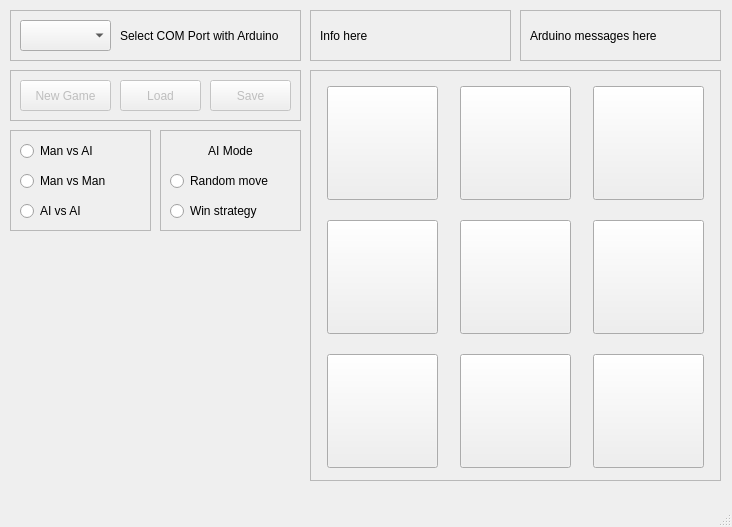
<?xml version="1.0" encoding="UTF-8"?>
<ui version="4.0">
 <class>MainWindow</class>
 <widget class="QMainWindow" name="MainWindow">
  <property name="geometry">
   <rect>
    <x>0</x>
    <y>0</y>
    <width>732</width>
    <height>527</height>
   </rect>
  </property>
  <property name="windowTitle">
   <string>MainWindow</string>
  </property>
  <widget class="QWidget" name="centralwidget">
   <widget class="QFrame" name="frame_main_buttons">
    <property name="enabled">
     <bool>true</bool>
    </property>
    <property name="geometry">
     <rect>
      <x>10</x>
      <y>70</y>
      <width>291</width>
      <height>51</height>
     </rect>
    </property>
    <property name="frameShape">
     <enum>QFrame::Shape::StyledPanel</enum>
    </property>
    <property name="frameShadow">
     <enum>QFrame::Shadow::Raised</enum>
    </property>
    <widget class="QPushButton" name="newButton">
     <property name="enabled">
      <bool>false</bool>
     </property>
     <property name="geometry">
      <rect>
       <x>10</x>
       <y>10</y>
       <width>91</width>
       <height>31</height>
      </rect>
     </property>
     <property name="text">
      <string>New Game</string>
     </property>
    </widget>
    <widget class="QPushButton" name="loadButton">
     <property name="enabled">
      <bool>false</bool>
     </property>
     <property name="geometry">
      <rect>
       <x>110</x>
       <y>10</y>
       <width>81</width>
       <height>31</height>
      </rect>
     </property>
     <property name="text">
      <string>Load</string>
     </property>
    </widget>
    <widget class="QPushButton" name="saveButton">
     <property name="enabled">
      <bool>false</bool>
     </property>
     <property name="geometry">
      <rect>
       <x>200</x>
       <y>10</y>
       <width>81</width>
       <height>31</height>
      </rect>
     </property>
     <property name="text">
      <string>Save</string>
     </property>
    </widget>
   </widget>
   <widget class="QFrame" name="frame_port">
    <property name="enabled">
     <bool>true</bool>
    </property>
    <property name="geometry">
     <rect>
      <x>10</x>
      <y>10</y>
      <width>291</width>
      <height>51</height>
     </rect>
    </property>
    <property name="frameShape">
     <enum>QFrame::Shape::StyledPanel</enum>
    </property>
    <property name="frameShadow">
     <enum>QFrame::Shadow::Raised</enum>
    </property>
    <widget class="QComboBox" name="comboBoxPorts">
     <property name="geometry">
      <rect>
       <x>10</x>
       <y>10</y>
       <width>91</width>
       <height>31</height>
      </rect>
     </property>
     <property name="placeholderText">
      <string>Select Port</string>
     </property>
     <property name="modelColumn">
      <number>0</number>
     </property>
    </widget>
    <widget class="QLabel" name="labelPort">
     <property name="geometry">
      <rect>
       <x>110</x>
       <y>10</y>
       <width>171</width>
       <height>31</height>
      </rect>
     </property>
     <property name="autoFillBackground">
      <bool>false</bool>
     </property>
     <property name="text">
      <string>Select COM Port with Arduino</string>
     </property>
    </widget>
   </widget>
   <widget class="QFrame" name="frame_stats">
    <property name="geometry">
     <rect>
      <x>310</x>
      <y>10</y>
      <width>201</width>
      <height>51</height>
     </rect>
    </property>
    <property name="frameShape">
     <enum>QFrame::Shape::StyledPanel</enum>
    </property>
    <property name="frameShadow">
     <enum>QFrame::Shadow::Raised</enum>
    </property>
    <widget class="QLabel" name="label_pc_msg">
     <property name="geometry">
      <rect>
       <x>10</x>
       <y>10</y>
       <width>141</width>
       <height>31</height>
      </rect>
     </property>
     <property name="text">
      <string>Info here</string>
     </property>
    </widget>
    <widget class="QLabel" name="label_info_icon">
     <property name="geometry">
      <rect>
       <x>160</x>
       <y>10</y>
       <width>31</width>
       <height>31</height>
      </rect>
     </property>
     <property name="text">
      <string/>
     </property>
     <property name="pixmap">
      <pixmap resource="resources.qrc">:/resources/assets/info.png</pixmap>
     </property>
     <property name="scaledContents">
      <bool>true</bool>
     </property>
    </widget>
   </widget>
   <widget class="QFrame" name="frame_game_modes">
    <property name="enabled">
     <bool>true</bool>
    </property>
    <property name="geometry">
     <rect>
      <x>10</x>
      <y>130</y>
      <width>141</width>
      <height>101</height>
     </rect>
    </property>
    <property name="frameShape">
     <enum>QFrame::Shape::StyledPanel</enum>
    </property>
    <property name="frameShadow">
     <enum>QFrame::Shadow::Raised</enum>
    </property>
    <widget class="QRadioButton" name="radioButton_mai">
     <property name="geometry">
      <rect>
       <x>10</x>
       <y>10</y>
       <width>121</width>
       <height>22</height>
      </rect>
     </property>
     <property name="autoFillBackground">
      <bool>true</bool>
     </property>
     <property name="text">
      <string>Man vs AI</string>
     </property>
    </widget>
    <widget class="QRadioButton" name="radioButton_mvm">
     <property name="geometry">
      <rect>
       <x>10</x>
       <y>40</y>
       <width>121</width>
       <height>22</height>
      </rect>
     </property>
     <property name="autoFillBackground">
      <bool>true</bool>
     </property>
     <property name="text">
      <string>Man vs Man</string>
     </property>
    </widget>
    <widget class="QRadioButton" name="radioButton_ava">
     <property name="geometry">
      <rect>
       <x>10</x>
       <y>70</y>
       <width>121</width>
       <height>22</height>
      </rect>
     </property>
     <property name="autoFillBackground">
      <bool>true</bool>
     </property>
     <property name="text">
      <string>AI vs AI</string>
     </property>
    </widget>
   </widget>
   <widget class="QFrame" name="frame_board">
    <property name="geometry">
     <rect>
      <x>310</x>
      <y>70</y>
      <width>411</width>
      <height>411</height>
     </rect>
    </property>
    <property name="frameShape">
     <enum>QFrame::Shape::StyledPanel</enum>
    </property>
    <property name="frameShadow">
     <enum>QFrame::Shadow::Raised</enum>
    </property>
    <widget class="QLabel" name="labelBoard">
     <property name="geometry">
      <rect>
       <x>10</x>
       <y>10</y>
       <width>394</width>
       <height>394</height>
      </rect>
     </property>
     <property name="autoFillBackground">
      <bool>false</bool>
     </property>
     <property name="text">
      <string/>
     </property>
     <property name="pixmap">
      <pixmap resource="resources.qrc">:/resources/assets/board_c.png</pixmap>
     </property>
     <property name="scaledContents">
      <bool>true</bool>
     </property>
    </widget>
    <widget class="QPushButton" name="button_22">
     <property name="geometry">
      <rect>
       <x>150</x>
       <y>150</y>
       <width>111</width>
       <height>114</height>
      </rect>
     </property>
     <property name="text">
      <string/>
     </property>
     <property name="iconSize">
      <size>
       <width>100</width>
       <height>100</height>
      </size>
     </property>
    </widget>
    <widget class="QPushButton" name="button_12">
     <property name="geometry">
      <rect>
       <x>150</x>
       <y>16</y>
       <width>111</width>
       <height>114</height>
      </rect>
     </property>
     <property name="text">
      <string/>
     </property>
     <property name="iconSize">
      <size>
       <width>100</width>
       <height>100</height>
      </size>
     </property>
    </widget>
    <widget class="QPushButton" name="button_32">
     <property name="geometry">
      <rect>
       <x>150</x>
       <y>284</y>
       <width>111</width>
       <height>114</height>
      </rect>
     </property>
     <property name="text">
      <string/>
     </property>
     <property name="iconSize">
      <size>
       <width>100</width>
       <height>100</height>
      </size>
     </property>
    </widget>
    <widget class="QPushButton" name="button_11">
     <property name="geometry">
      <rect>
       <x>17</x>
       <y>16</y>
       <width>111</width>
       <height>114</height>
      </rect>
     </property>
     <property name="text">
      <string/>
     </property>
     <property name="iconSize">
      <size>
       <width>100</width>
       <height>100</height>
      </size>
     </property>
    </widget>
    <widget class="QPushButton" name="button_21">
     <property name="geometry">
      <rect>
       <x>17</x>
       <y>150</y>
       <width>111</width>
       <height>114</height>
      </rect>
     </property>
     <property name="text">
      <string/>
     </property>
     <property name="iconSize">
      <size>
       <width>100</width>
       <height>100</height>
      </size>
     </property>
    </widget>
    <widget class="QPushButton" name="button_31">
     <property name="geometry">
      <rect>
       <x>17</x>
       <y>284</y>
       <width>111</width>
       <height>114</height>
      </rect>
     </property>
     <property name="text">
      <string/>
     </property>
     <property name="iconSize">
      <size>
       <width>100</width>
       <height>100</height>
      </size>
     </property>
    </widget>
    <widget class="QPushButton" name="button_13">
     <property name="geometry">
      <rect>
       <x>283</x>
       <y>16</y>
       <width>111</width>
       <height>114</height>
      </rect>
     </property>
     <property name="text">
      <string/>
     </property>
     <property name="iconSize">
      <size>
       <width>100</width>
       <height>100</height>
      </size>
     </property>
    </widget>
    <widget class="QPushButton" name="button_23">
     <property name="geometry">
      <rect>
       <x>283</x>
       <y>150</y>
       <width>111</width>
       <height>114</height>
      </rect>
     </property>
     <property name="text">
      <string/>
     </property>
     <property name="iconSize">
      <size>
       <width>100</width>
       <height>100</height>
      </size>
     </property>
    </widget>
    <widget class="QPushButton" name="button_33">
     <property name="geometry">
      <rect>
       <x>283</x>
       <y>284</y>
       <width>111</width>
       <height>114</height>
      </rect>
     </property>
     <property name="text">
      <string/>
     </property>
     <property name="iconSize">
      <size>
       <width>100</width>
       <height>100</height>
      </size>
     </property>
    </widget>
   </widget>
   <widget class="QFrame" name="frame_ai_modes">
    <property name="enabled">
     <bool>true</bool>
    </property>
    <property name="geometry">
     <rect>
      <x>160</x>
      <y>130</y>
      <width>141</width>
      <height>101</height>
     </rect>
    </property>
    <property name="frameShape">
     <enum>QFrame::Shape::StyledPanel</enum>
    </property>
    <property name="frameShadow">
     <enum>QFrame::Shadow::Raised</enum>
    </property>
    <widget class="QRadioButton" name="radioButton_ws">
     <property name="geometry">
      <rect>
       <x>10</x>
       <y>70</y>
       <width>121</width>
       <height>22</height>
      </rect>
     </property>
     <property name="autoFillBackground">
      <bool>true</bool>
     </property>
     <property name="text">
      <string>Win strategy</string>
     </property>
    </widget>
    <widget class="QRadioButton" name="radioButton_rm">
     <property name="geometry">
      <rect>
       <x>10</x>
       <y>40</y>
       <width>121</width>
       <height>22</height>
      </rect>
     </property>
     <property name="autoFillBackground">
      <bool>true</bool>
     </property>
     <property name="text">
      <string>Random move</string>
     </property>
    </widget>
    <widget class="QLabel" name="label">
     <property name="geometry">
      <rect>
       <x>10</x>
       <y>10</y>
       <width>121</width>
       <height>21</height>
      </rect>
     </property>
     <property name="text">
      <string>AI Mode</string>
     </property>
     <property name="textFormat">
      <enum>Qt::TextFormat::AutoText</enum>
     </property>
     <property name="scaledContents">
      <bool>false</bool>
     </property>
     <property name="alignment">
      <set>Qt::AlignmentFlag::AlignCenter</set>
     </property>
     <property name="wordWrap">
      <bool>false</bool>
     </property>
    </widget>
   </widget>
   <widget class="QFrame" name="frame_2">
    <property name="geometry">
     <rect>
      <x>520</x>
      <y>10</y>
      <width>201</width>
      <height>51</height>
     </rect>
    </property>
    <property name="autoFillBackground">
     <bool>false</bool>
    </property>
    <property name="frameShape">
     <enum>QFrame::Shape::StyledPanel</enum>
    </property>
    <property name="frameShadow">
     <enum>QFrame::Shadow::Raised</enum>
    </property>
    <widget class="QLabel" name="label_arduino_msg">
     <property name="geometry">
      <rect>
       <x>10</x>
       <y>10</y>
       <width>141</width>
       <height>31</height>
      </rect>
     </property>
     <property name="text">
      <string>Arduino messages here</string>
     </property>
    </widget>
    <widget class="QLabel" name="label_arduino_icon">
     <property name="geometry">
      <rect>
       <x>160</x>
       <y>10</y>
       <width>31</width>
       <height>31</height>
      </rect>
     </property>
     <property name="text">
      <string/>
     </property>
     <property name="pixmap">
      <pixmap resource="resources.qrc">:/resources/assets/arduino.png</pixmap>
     </property>
     <property name="scaledContents">
      <bool>true</bool>
     </property>
    </widget>
   </widget>
  </widget>
  <widget class="QMenuBar" name="menubar">
   <property name="geometry">
    <rect>
     <x>0</x>
     <y>0</y>
     <width>732</width>
     <height>21</height>
    </rect>
   </property>
  </widget>
  <widget class="QStatusBar" name="statusbar"/>
 </widget>
 <resources>
  <include location="resources.qrc"/>
 </resources>
 <connections/>
</ui>
